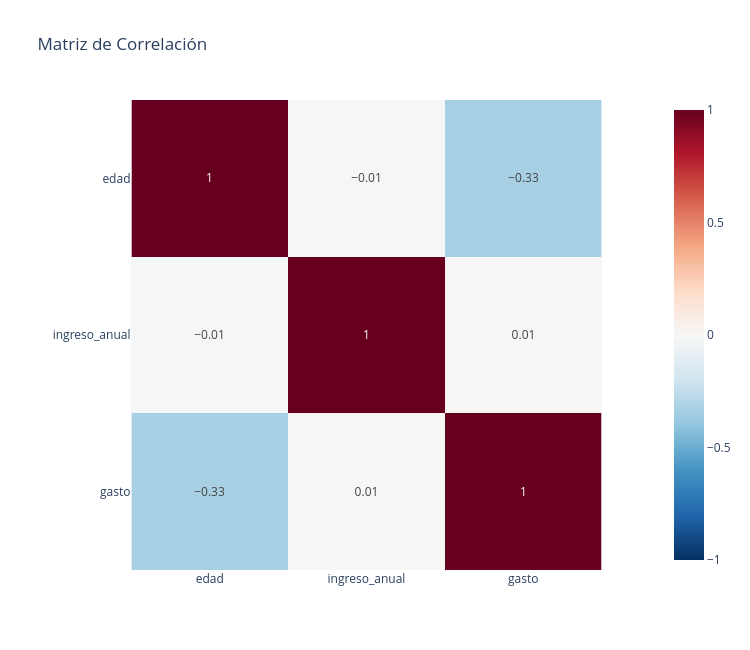

Write notebook code for a chart like this one.
### Code cell
# Correlación entre las variables numéricas
# Pista: plot_correlation_matrix(df, COLS_MALL)
# ✍️ Tu código aquí
plot_correlation_matrix(df, COLS_MALL)

### Figure 1 — Plotly figure (JSON) as saved in the notebook; plotly's stock layout.template omitted (floating-point values rounded to 4 significant figures)
{"data": [{"coloraxis": "coloraxis", "hovertemplate": "x: %{x}<br>y: %{y}<br>color: %{z}<extra></extra>", "name": "0", "texttemplate": "%{z}", "type": "heatmap", "x": ["edad", "ingreso_anual", "gasto"], "xaxis": "x", "y": ["edad", "ingreso_anual", "gasto"], "yaxis": "y", "z": [[1.0, -0.01, -0.33], [-0.01, 1.0, 0.01], [-0.33, 0.01, 1.0]]}], "layout": {"coloraxis": {"autocolorscale": false, "cmax": 1, "cmin": -1, "colorscale": [[0, "rgb(5,48,97)"], [0.1, "rgb(33,102,172)"], [0.2, "rgb(67,147,195)"], [0.3, "rgb(146,197,222)"], [0.4, "rgb(209,229,240)"], [0.5, "rgb(247,247,247)"], [0.6, "rgb(253,219,199)"], [0.7, "rgb(244,165,130)"], [0.8, "rgb(214,96,77)"], [0.9, "rgb(178,24,43)"], [1, "rgb(103,0,31)"]]}, "height": 650, "title": {"text": "Matriz de Correlación"}, "width": 750, "xaxis": {"anchor": "y", "constrain": "domain", "domain": [0, 1], "scaleanchor": "y"}, "yaxis": {"anchor": "x", "autorange": "reversed", "constrain": "domain", "domain": [0, 1]}}}
